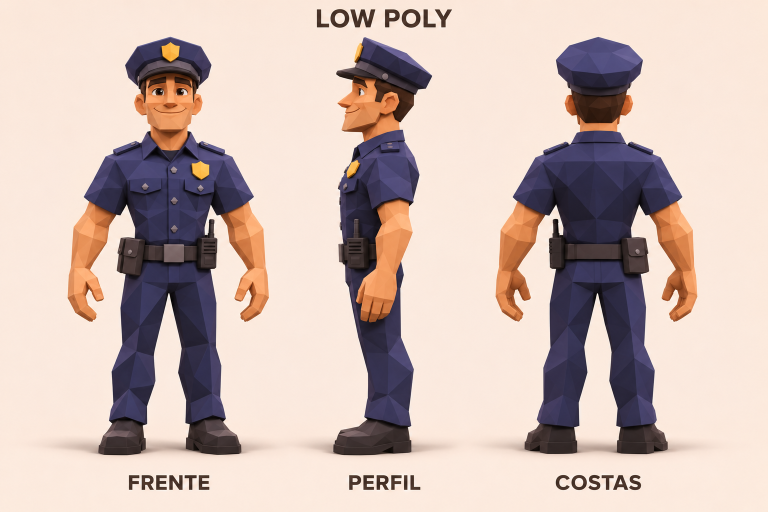
#> input picture tools/lowpoly/ref/officer-sheet.png, 1536 x 1024 px, found by its file name (shown at 1/2 size)
$ python sheetcmp.py ref/anchor-classic.png ref/anchor-sheet.png
#> lines starting #> are read from the running program, lines starting #| are printed output that depends on the picture
import sys
from PIL import Image
d, name = sys.argv[1], sys.argv[2]
ref = Image.open('/home/dev/data/sr-data/characters/tools/lowpoly/ref/officer-sheet.png').convert('RGB').crop((100, 40, 1436, 940))
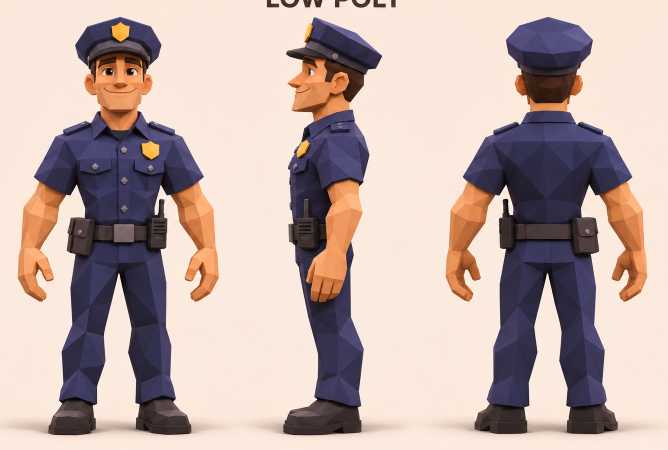
#> ref: PIL image 1336x900 RGB (shown at 1/2 size); mean R, G, B 191.9, 172.4, 167.1
t = [Image.open(f'{d}/{name}-{v}.png').convert('RGB') for v in ('front', 'profile', 'back')]
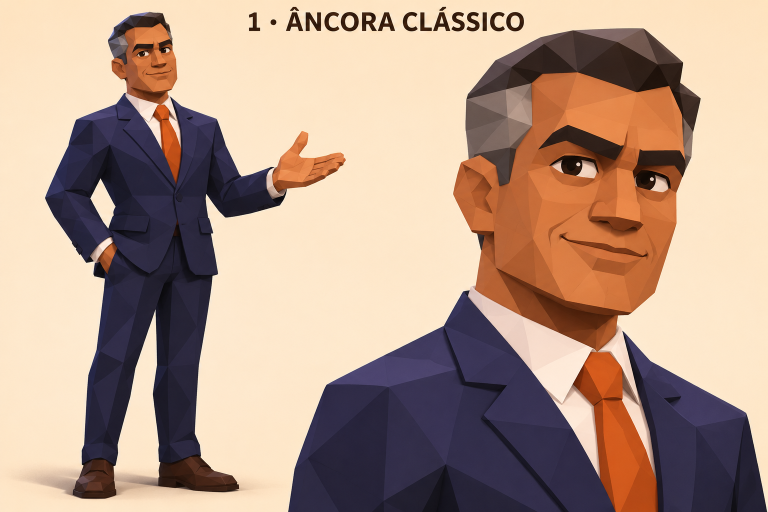
#> input picture tools/lowpoly/ref/anchor-classic.png, 1536 x 1024 px, given in place of anchor-sheet.png-front.png, which was not available (shown at 1/2 size)
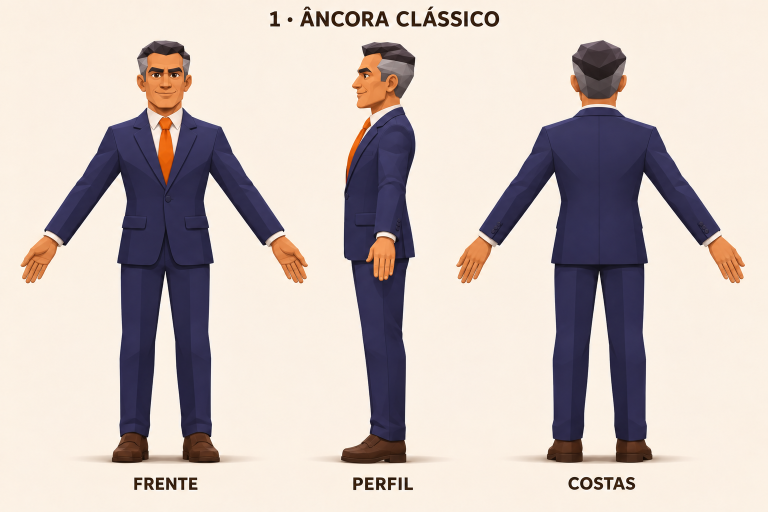
#> input picture tools/lowpoly/ref/anchor-sheet.png, 1536 x 1024 px, given in place of anchor-sheet.png-profile.png, which was not available (shown at 1/2 size)
#> t = 3 items
h = 600
t = [i.resize((i.width * h // i.height, h)) for i in t]
w = sum(i.width for i in t)
#> w = 2700
r = ref.resize((w, ref.height * w // ref.width))
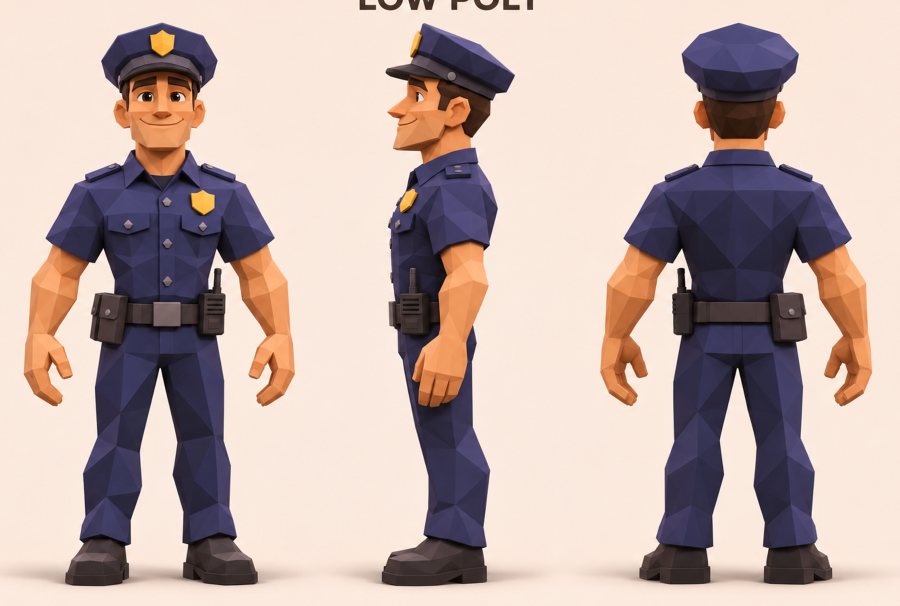
#> r: PIL image 2700x1818 RGB (shown at 1/3 size); mean R, G, B 191.9, 172.4, 167.1
s = Image.new('RGB', (w, r.height + h), (253, 236, 217))
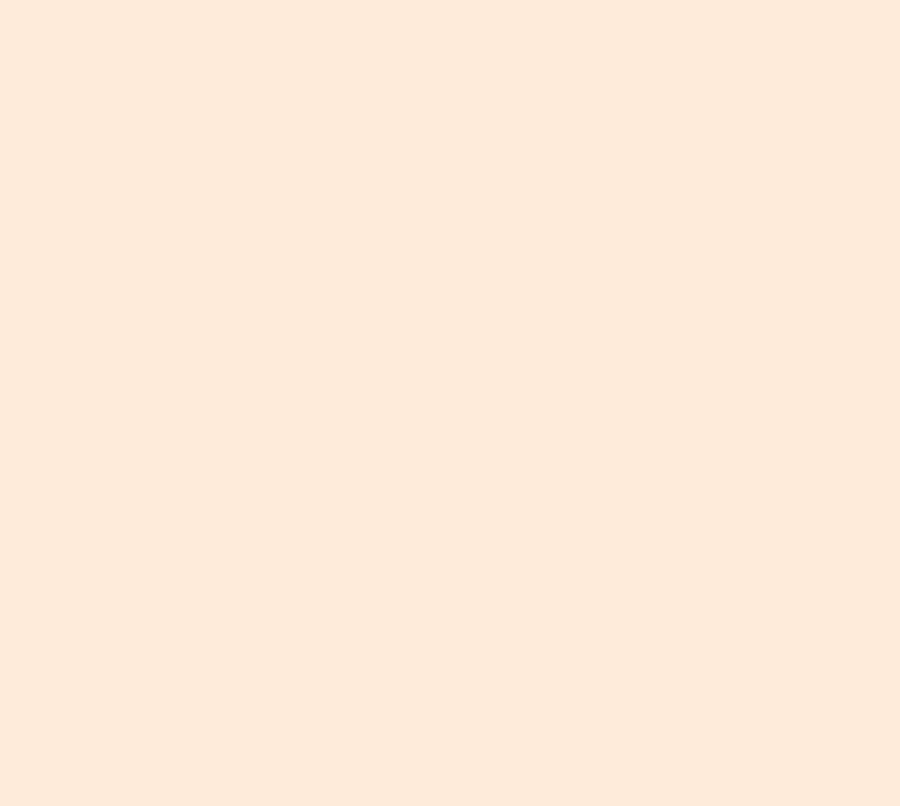
#> s: PIL image 2700x2418 RGB (shown at 1/3 size); mean R, G, B 253, 236, 217
s.paste(r, (0, 0)); x = 0
#> after `s.paste(r, (0, 0))`:
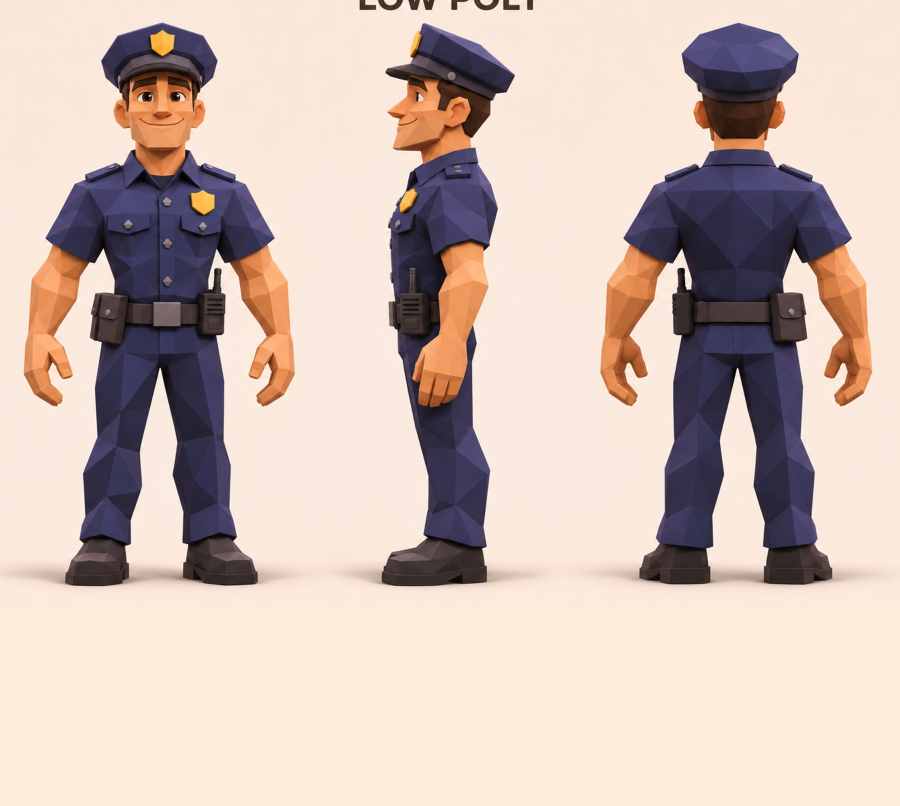
#> s: PIL image 2700x2418 RGB (shown at 1/3 size); mean R, G, B 207, 188.2, 179.5
for i in t:
    s.paste(i, (x, r.height)); x += i.width
#> this loop made 3 passes
#> x on passes 1 to 3: 900, 1800, 2700
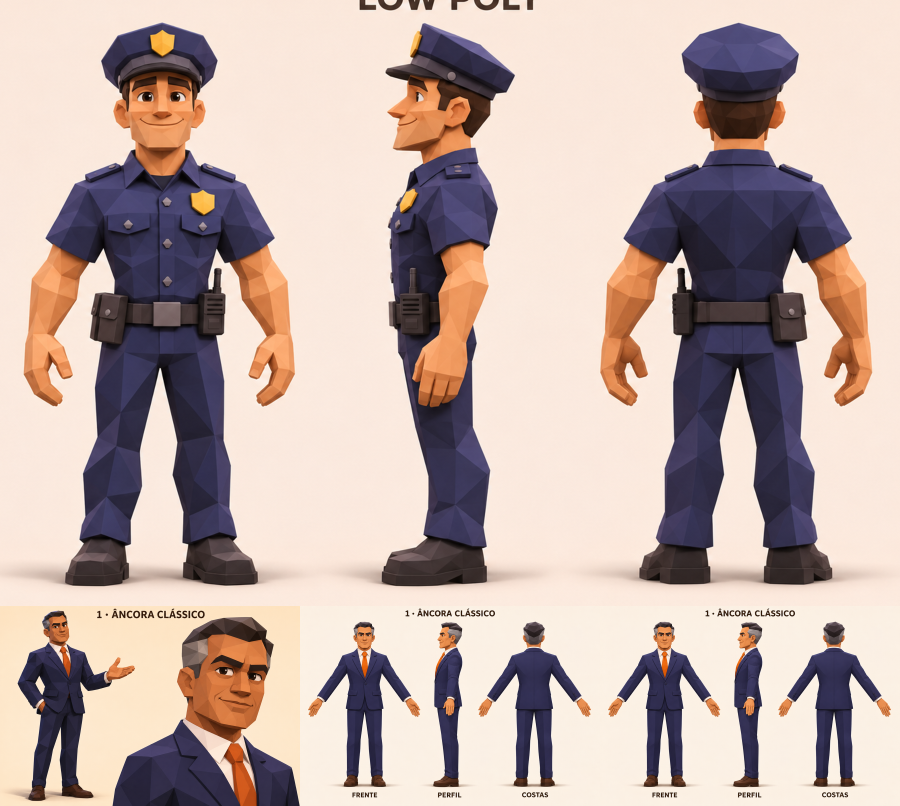
#> s: PIL image 2700x2418 RGB (shown at 1/3 size); mean R, G, B 192.9, 174.1, 168
#> after the loop, x = 2700
s.save(f'{d}/{name}-compare.png')
